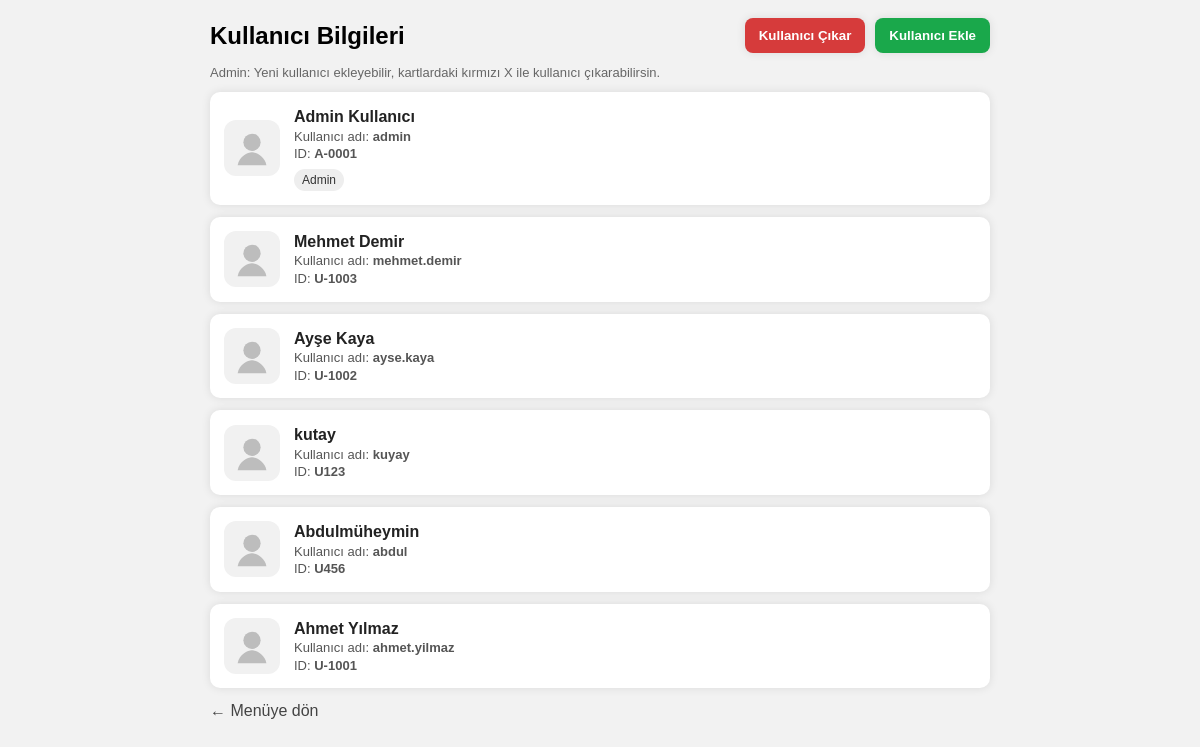
The app's page /kullanici-bilgileri (signed in) with its own data.
### tables this page shows
CREATE TABLE users (
            id INTEGER PRIMARY KEY AUTOINCREMENT,
            username TEXT UNIQUE,
            password_hash TEXT
        , full_name TEXT DEFAULT '', employee_id TEXT DEFAULT '', is_admin INTEGER DEFAULT 0);

### main.py (the view)
@app.get("/kullanici-bilgileri", response_class=HTMLResponse)
def kullanici_bilgileri(request: Request):
    username = require_login(request)
    if not username:
        return RedirectResponse(url="/", status_code=303)
    users = list_users()
    return templates.TemplateResponse(
        "kullanici_bilgileri.html",
        {
            "request": request,
            "username": username,
            "is_admin": is_admin_user(username),
            "users": users
        }
    )

### templates/kullanici_bilgileri.html (shortened to what this page needs)
<!DOCTYPE html>
<html lang="tr">
<head>
</head>
<body>
  <div class="wrap">
    <div class="topbar">
      <h2 style="margin:0;">Kullanıcı Bilgileri</h2>
      <div class="btns">
        <button class="btn btn-red" id="btnRemoveInfo">Kullanıcı Çıkar</button>
        <button class="btn btn-green" id="btnAddUser">Kullanıcı Ekle</button>
      </div>
    </div>
    {% if is_admin|int != 1 %}
     <div class="hint">Not: Kullanıcı ekleme/çıkarma işlemleri sadece admin tarafından yapılabilir.</div>
    {% else %}
     <div class="hint">Admin: Yeni kullanıcı ekleyebilir, kartlardaki kırmızı X ile kullanıcı çıkarabilirsin.</div>
    {% endif %}
    {% for u in users %}
      <div class="card" data-user-id="{{ u[0] }}" data-username="{{ u[1] }}">
        <div class="avatar" aria-label="Bilinmeyen şahıs">
          <svg width="46" height="46" viewBox="0 0 64 64" xmlns="http://www.w3.org/2000/svg" role="img" aria-label="unknown user">
            <circle cx="32" cy="24" r="12" fill="#bdbdbd"/>
            <path d="M12 56c2-12 14-18 20-18s18 6 20 18" fill="#bdbdbd"/>
          </svg>
        </div>
        <div class="meta">
          <div class="name">{{ u[2] if u[2] else "İsimsiz Kullanıcı" }}</div>
          <div class="sub">Kullanıcı adı: <b>{{ u[1] }}</b></div>
          <div class="sub">ID: <b>{{ u[3] if u[3] else ("U-" ~ u[0]) }}</b></div>
          {% if u[4] == 1 %}
            <div class="tag">Admin</div>
          {% endif %}
        </div>
      </div>
    {% endfor %}
    <a class="back" href="/dashboard">← Menüye dön</a>
  </div>
</body>
</html>

### templates/kullanici_bilgileri.html (style rules this page uses)
body { font-family:Arial;background:#f2f2f2;margin:0;padding:0; }
.wrap { max-width:780px;margin:0 auto;padding:18px; }
.topbar { display:flex;justify-content:space-between;align-items:center;margin-bottom:12px; }
.btns { display:flex;gap:10px;align-items:center; }
.btn { border:none;cursor:pointer;padding:10px 14px;border-radius:8px;color:#fff;font-weight:700; box-shadow:0 0 10px rgba(0,0,0,.10); }
.btn-green { background:#1aa84b; }
.btn-red { background:#d63b3b; }
.hint { color:#666;font-size:13px;margin:8px 0 0 0; }
.card { position:relative; background:#fff;border-radius:10px;box-shadow:0 0 10px rgba(0,0,0,.10); padding:14px;display:flex;gap:14px;align-items:center;margin-top:12px; }
.avatar { width:56px;height:56px;border-radius:12px;background:#f1f1f1;display:flex;align-items:center;justify-content:center; overflow:hidden;flex:0 0 auto; }
.meta { line-height:1.35; }
.name { font-size:16px;font-weight:800;color:#222; }
.sub { font-size:13px;color:#555; }
.tag { display:inline-block;margin-top:6px;font-size:12px;background:#eee;padding:3px 8px;border-radius:999px;color:#333; }
a.back { display:inline-block;margin-top:14px;text-decoration:none;color:#444; }

### records on screen
users: full_name "Admin Kullanıcı", username "admin", employee "A-0001", is_admin "Admin"
users: full_name "Mehmet Demir", username "mehmet.demir", employee "U-1003"
users: full_name "Ayşe Kaya", username "ayse.kaya", employee "U-1002"
users: full_name "kutay", username "kuyay", employee "U123"
users: full_name "Abdulmüheymin", username "abdul", employee "U456"
users: full_name "Ahmet Yılmaz", username "ahmet.yilmaz", employee "U-1001"
